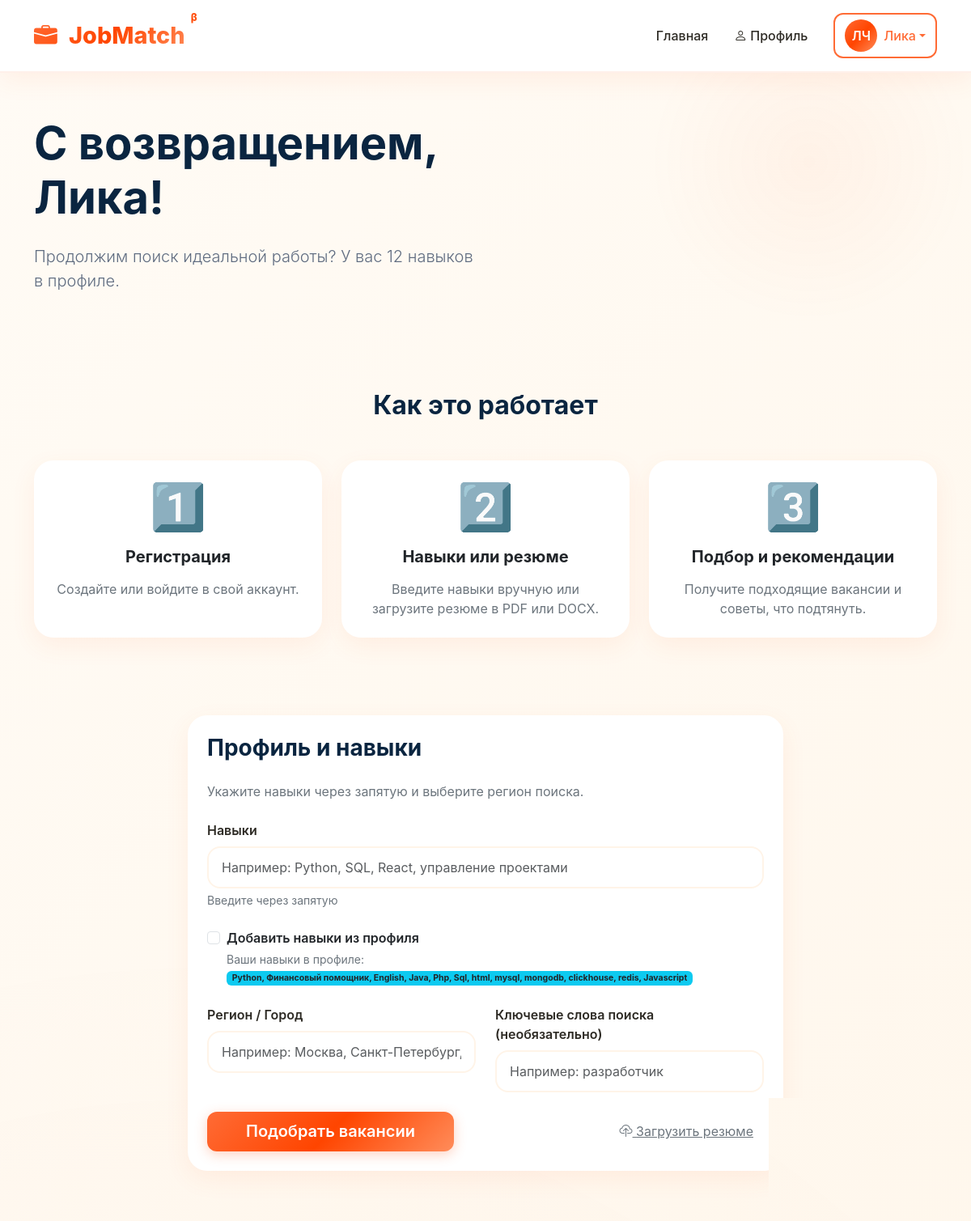
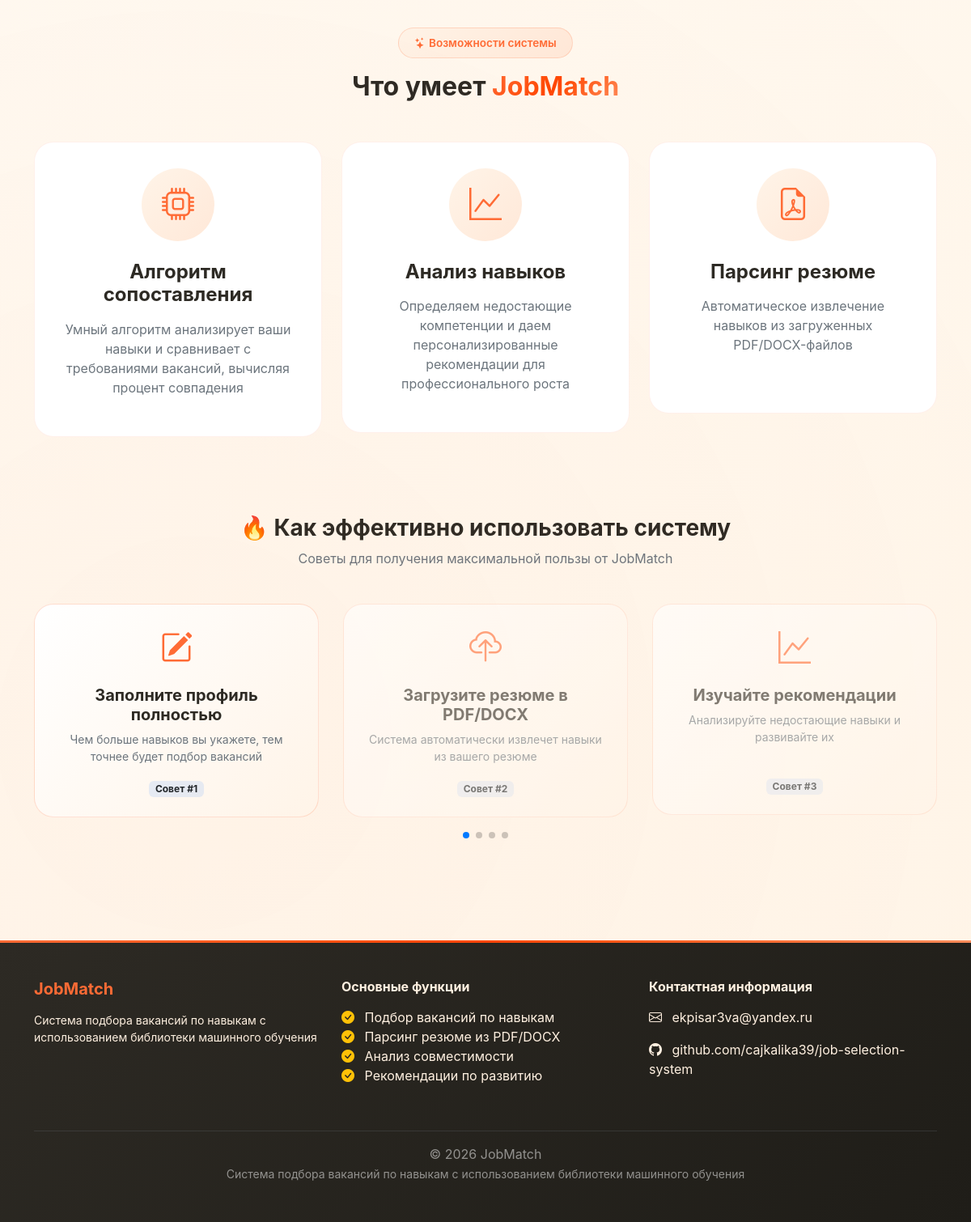
/ (signed in), run on the app's committed database (2 pictures, top to bottom).
### models.py (models this page shows, shortened)
class User(UserMixin, db.Model):
    __tablename__ = 'users'
    id = db.Column(db.Integer, primary_key=True)
    email = db.Column(db.String(120), unique=True, nullable=False)
    password_hash = db.Column(db.String(200), nullable=False)
    first_name = db.Column(db.String(50), nullable=False)
    last_name = db.Column(db.String(50), nullable=False)
    phone = db.Column(db.String(20), nullable=True)
    role = db.Column(db.String(20), nullable=False, default='job_seeker')
    company_name = db.Column(db.String(100), nullable=True)
    created_at = db.Column(db.DateTime, default=lambda: datetime.now(timezone.utc))
    skills = db.relationship('UserSkill', back_populates='user', cascade='all, delete-orphan')
    applications = db.relationship('Application', back_populates='applicant', cascade='all, delete-orphan')
    posted_vacancies = db.relationship('Vacancy', back_populates='employer', cascade='all, delete-orphan')
    @property
    def is_employer(self):
        return self.role == 'employer'
    @property
    def is_job_seeker(self):
        return self.role == 'job_seeker'

### app.py (the view, shortened to what this page needs)
    @app.route('/', methods=['GET', 'POST'])
    def index():
        results = None
        skills_value = request.args.get('skills', '')
        return render_template('index.html', results=results, skills_value=skills_value)

### templates/index.html (shortened to what this page needs)
{% extends "base.html" %}
{% block content %}
<div class="container py-5">
    <div class="row align-items-center">
        <div class="col-lg-6">
            {% if current_user.is_authenticated %}
                <h1 class="display-4 fw-bold mb-4" style="color: #0a2540;">
                    С возвращением,<br>{{ current_user.first_name }}!
                </h1>
                <p class="lead mb-4" style="color: #5f6c80; font-size: 1.25rem;">
                    {% if current_user.is_job_seeker %}
                        Продолжим поиск идеальной работы? У вас {{ current_user.skills|length }} навыков в профиле.
                    {% else %}
                        Готовы найти новых сотрудников? У вас размещено {{ current_user.posted_vacancies|length }} вакансий.
                    {% endif %}
                </p>
            {% endif %}
        </div>
    </div>
</div>
<div class="container py-5">
    <h2 class="text-center fw-bold mb-5" style="color: #0a2540;">Как это работает</h2>
    <div class="row g-4">
        <div class="col-md-4">
            <div class="card h-100 p-4">
                <div class="text-center mb-3">
                    <span class="display-4">1️⃣</span>
                </div>
                <h3 class="h5 fw-bold text-center mb-3">Регистрация</h3>
                <p class="text-secondary text-center mb-0">Создайте или войдите в свой аккаунт.</p>
            </div>
        </div>
        <div class="col-md-4">
            <div class="card h-100 p-4">
                <div class="text-center mb-3">
                    <span class="display-4">2️⃣</span>
                </div>
                <h3 class="h5 fw-bold text-center mb-3">Навыки или резюме</h3>
                <p class="text-secondary text-center mb-0">Введите навыки вручную или загрузите резюме в PDF или DOCX.</p>
            </div>
        </div>
        <div class="col-md-4">
            <div class="card h-100 p-4">
                <div class="text-center mb-3">
                    <span class="display-4">3️⃣</span>
                </div>
                <h3 class="h5 fw-bold text-center mb-3">Подбор и рекомендации</h3>
                <p class="text-secondary text-center mb-0">Получите подходящие вакансии и советы, что подтянуть.</p>
            </div>
        </div>
    </div>
</div>
<div class="container py-5" id="search-form">
    <div class="row">
        <div class="col-lg-8 mx-auto">
            <div class="card p-4">
                <h3 class="fw-bold mb-4" style="color: #0a2540;">Профиль и навыки</h3>
                <p class="text-secondary mb-4">Укажите навыки через запятую и выберите регион поиска.</p>
                <form method="POST" action="/">
                    <div class="mb-4">
                        <label for="skills" class="form-label fw-semibold">Навыки</label>
                        <input type="text" class="form-control form-control-lg" id="skills" name="skills"
                               placeholder="Например: Python, SQL, React, управление проектами"
                               value="{{ request.form.get('skills', '') }}">
                        <div class="form-text text-secondary">Введите через запятую</div>
                    </div>
                    {% if current_user.is_authenticated and current_user.is_job_seeker %}
                    <div class="mb-4">
                        <div class="form-check">
                            <input type="checkbox" class="form-check-input" id="use_profile_skills"
                                   name="use_profile_skills" value="true"
                                   {% if request.form.get('use_profile_skills') %}checked{% endif %}>
                            <label class="form-check-label fw-semibold" for="use_profile_skills">
                                Добавить навыки из профиля
                            </label>
                            <div class="form-text text-secondary mt-1">
                                Ваши навыки в профиле:
                                {% if current_user.skills %}
                                    <span class="badge bg-info text-dark">
                                        {{ current_user.skills|map(attribute='skill.name')|join(', ') }}
                                    </span>
                                {% else %}
                                    <span class="text-warning">не указаны</span>
                                    <a href="{{ url_for('auth.profile') }}" class="text-decoration-none">(добавить навыки)</a>
                                {% endif %}
                            </div>
                        </div>
                    </div>
                    {% endif %}
                    <div class="row mb-4">
                        <div class="col-md-6">
                            <label for="location" class="form-label fw-semibold">Регион / Город</label>
                            <input type="text" class="form-control form-control-lg" id="location" name="location"
                                   placeholder="Например: Москва, Санкт-Петербург, Вся Россия"
                                   value="{{ request.form.get('location', '') }}">
                        </div>
                    <div class="col-md-6">
                        <label for="keywords" class="form-label fw-semibold">Ключевые слова поиска (необязательно)</label>
                        <input type="text" class="form-control form-control-lg" id="keywords" name="keywords"
                               placeholder="Например: разработчик"
                               value="{{ request.form.get('keywords', '') }}">
                    </div>
                    </div>
                    <div class="d-grid gap-2 d-md-flex justify-content-md-between align-items-center">
                        <button type="submit" name="action" value="skills" class="btn btn-primary btn-lg px-5">
                            Подобрать вакансии
                        </button>
                        {% if current_user.is_authenticated and current_user.is_job_seeker %}
                        <button type="button" class="btn btn-link text-secondary" data-bs-toggle="modal" data-bs-target="#resumeModal">
                            <i class="bi bi-cloud-upload"></i> Загрузить резюме
                        </button>
                        {% endif %}
                    </div>
                </form>
            </div>
        </div>
    </div>
</div>
{% endblock %}

### templates/base.html (shortened to what this page needs)
<!DOCTYPE html>
<html lang="ru">
<head>
    <link href="https://cdn.jsdelivr.net/npm/bootstrap@5.3.0/dist/css/bootstrap.min.css" rel="stylesheet">
    <link rel="stylesheet" href="https://cdn.jsdelivr.net/npm/bootstrap-icons@1.11.0/font/bootstrap-icons.css">
    <link rel="stylesheet" href="https://cdn.jsdelivr.net/npm/swiper@11/swiper-bundle.min.css" />
    <link href="https://unpkg.com/aos@2.3.1/dist/aos.css" rel="stylesheet">
</head>
<body>
    <nav class="navbar navbar-expand-lg fixed-top">
        <div class="container">
            <a class="navbar-brand" href="/">
                <i class="bi bi-briefcase-fill me-2"></i>
                JobMatch
            </a>
            <div class="collapse navbar-collapse" id="navbarNav">
                <ul class="navbar-nav ms-auto">
                    {% if current_user.is_authenticated %}
                        <li class="nav-item">
                            <a class="nav-link" href="/">Главная</a>
                        </li>
                        <li class="nav-item">
                            <a class="nav-link" href="{{ url_for('auth.profile') }}">
                                <i class="bi bi-person me-1"></i>Профиль
                            </a>
                        </li>
                    {% endif %}
                </ul>
                <div class="ms-3">
                    {% if current_user.is_authenticated %}
                        <div class="dropdown">
                            <button class="btn btn-outline-primary dropdown-toggle d-flex align-items-center" type="button" data-bs-toggle="dropdown">
                                <div class="avatar-circle me-2">
                                    {{ current_user.first_name[0] }}{{ current_user.last_name[0] }}
                                </div>
                                {{ current_user.first_name }}
                            </button>
                        </div>
                    {% else %}
                        <a href="{{ url_for('auth.login') }}" class="btn btn-outline-primary btn-sm">Войти</a>
                        <a href="{{ url_for('auth.register') }}" class="btn btn-primary btn-sm ms-2">Регистрация</a>
                    {% endif %}
                </div>
            </div>
        </div>
    </nav>
    <main>
        {% block content %}{% endblock %}
        <div class="container py-5" data-aos="fade-up">
            <div class="text-center mb-5">
                <span class="badge-match mb-3 d-inline-block">
                    <i class="bi bi-stars me-1"></i>Возможности системы
                </span>
                <h2 class="fw-bold" style="color: var(--text-dark);">Что умеет <span class="gradient-text">JobMatch</span></h2>
            </div>
            <div class="row g-4">
                <div class="col-md-4" data-aos="fade-up" data-aos-delay="100">
                    <div class="info-card" onclick="showFeature('match')">
                        <div class="info-icon">
                            <i class="bi bi-cpu fs-1" style="color: var(--orange-primary); transition: var(--transition);"></i>
                        </div>
                        <h4 class="fw-bold mb-3">Алгоритм сопоставления</h4>
                        <p class="text-secondary mb-3">Умный алгоритм анализирует ваши навыки и сравнивает с требованиями вакансий, вычисляя процент совпадения</p>
                    </div>
                </div>
                <div class="col-md-4" data-aos="fade-up" data-aos-delay="200">
                    <div class="info-card" onclick="showFeature('skills')">
                        <div class="info-icon">
                            <i class="bi bi-graph-up fs-1" style="color: var(--orange-primary);"></i>
                        </div>
                        <h4 class="fw-bold mb-3">Анализ навыков</h4>
                        <p class="text-secondary mb-3">Определяем недостающие компетенции и даем персонализированные рекомендации для профессионального роста</p>
                    </div>
                </div>
                <div class="col-md-4" data-aos="fade-up" data-aos-delay="300">
                    <div class="info-card" onclick="showFeature('resume')">
                        <div class="info-icon">
                            <i class="bi bi-file-earmark-pdf fs-1" style="color: var(--orange-primary);"></i>
                        </div>
                        <h4 class="fw-bold mb-3">Парсинг резюме</h4>
                        <p class="text-secondary mb-3">Автоматическое извлечение навыков из загруженных PDF/DOCX-файлов<br><br></p>
                    </div>
                </div>
            </div>
        </div>
        <div class="container py-5" data-aos="fade-up">
            <div class="text-center mb-4">
                <h3 class="fw-bold">🔥 Как эффективно использовать систему</h3>
                <p class="text-secondary">Советы для получения максимальной пользы от JobMatch</p>
            </div>
            <div class="swiper tipsSwiper">
                <div class="swiper-wrapper">
                    <div class="swiper-slide">
                        <div class="tip-card" onclick="showTip('tip1')">
                            <i class="bi bi-pencil-square fs-1" style="color: var(--orange-primary);"></i>
                            <h5 class="fw-bold mt-3">Заполните профиль полностью</h5>
                            <p class="text-secondary small">Чем больше навыков вы укажете, тем точнее будет подбор вакансий</p>
                            <span class="badge bg-primary bg-opacity-10 text-dark">Совет #1</span>
                        </div>
                    </div>
                    <div class="swiper-slide">
                        <div class="tip-card" onclick="showTip('tip2')">
                            <i class="bi bi-cloud-upload fs-1" style="color: var(--orange-primary);"></i>
                            <h5 class="fw-bold mt-3">Загрузите резюме в PDF/DOCX</h5>
                            <p class="text-secondary small">Система автоматически извлечет навыки из вашего резюме</p>
                            <span class="badge bg-primary bg-opacity-10 text-dark">Совет #2</span>
                        </div>
                    </div>
                    <div class="swiper-slide">
                        <div class="tip-card" onclick="showTip('tip3')">
                            <i class="bi bi-graph-up fs-1" style="color: var(--orange-primary);"></i>
                            <h5 class="fw-bold mt-3">Изучайте рекомендации</h5>
                            <p class="text-secondary small">Анализируйте недостающие навыки и развивайте их<br><br></p>
                            <span class="badge bg-primary bg-opacity-10 text-dark">Совет #3</span>
                        </div>
                    </div>
                </div>
                <div class="swiper-pagination"></div>
            </div>
        </div>
    <footer>
        <div class="container">
            <div class="row">
                <div class="col-md-4 mb-4">
                    <h5 class="fw-bold mb-3" style="color: var(--orange-primary);">JobMatch</h5>
                    <p class="small">Система подбора вакансий по навыкам с использованием библиотеки машинного обучения</p>
                </div>
                <div class="col-md-4 mb-4">
                    <h6 class="fw-bold mb-3">Основные функции</h6>
                    <ul class="list-unstyled">
                        <li><i class="bi bi-check-circle-fill text-warning me-2"></i> Подбор вакансий по навыкам</li>
                        <li><i class="bi bi-check-circle-fill text-warning me-2"></i> Парсинг резюме из PDF/DOCX</li>
                        <li><i class="bi bi-check-circle-fill text-warning me-2"></i> Анализ совместимости</li>
                        <li><i class="bi bi-check-circle-fill text-warning me-2"></i> Рекомендации по развитию</li>
                    </ul>
                </div>
                <div class="col-md-4 mb-4">
                    <h6 class="fw-bold mb-3">Контактная информация</h6>
                    <p><i class="bi bi-envelope me-2"></i> ekpisar3va@yandex.ru</p>
                    <p><i class="bi bi-github me-2"></i> github.com/cajkalika39/job-selection-system</p>
                </div>
            </div>
            <hr class="border-secondary">
            <div class="text-center text-white-50">
                <p class="mb-0">© 2026 JobMatch</p>
                <small class="text-white-50">Система подбора вакансий по навыкам с использованием библиотеки машинного обучения</small>
            </div>
        </div>
    </footer>
</body>
</html>

### data on the page
User: first_name "Л", last_name "Ч", first_name "Лика"

### other printed values
{{ current_user.skills|length }} "12"
{{ current_user.skills|map(attribute='skill.name')|join(', ') }} "Python, Финансовый помощник, English, Java, Php, Sql, html, mysql, mongodb, clickhouse, redis, Javascript"
